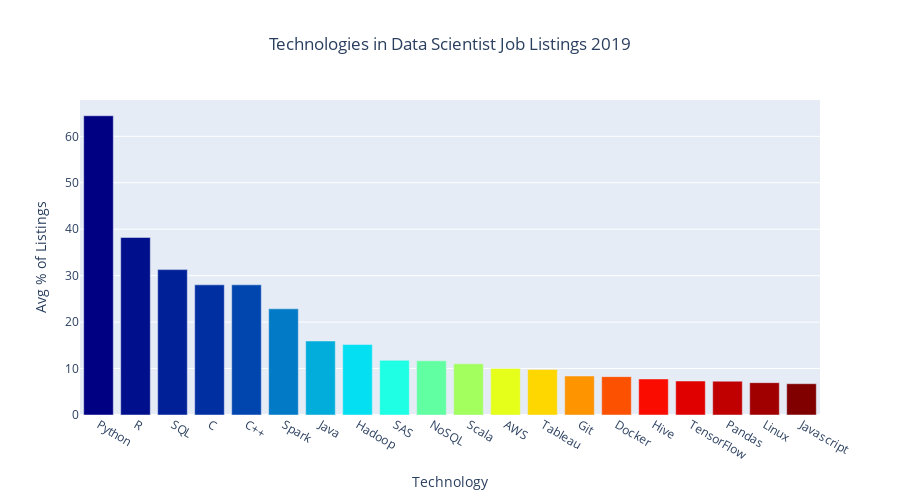

Source (notebook cell):
### Code cell
fig = go.Figure(data=data, layout=layout)
py.iplot(fig)

### Figure 1 — Plotly figure (JSON) as saved in the notebook; plotly's stock layout.template omitted (floating-point values rounded to 4 significant figures)
{"data": [{"marker": {"color": [50, 57.89, 65.79, 73.68, 81.58, 89.47, 97.37, 105.3, 113.2, 121.1, 128.9, 136.8, 144.7, 152.6, 160.5, 168.4, 176.3, 184.2, 192.1, 200], "colorscale": [[0, "rgb(0,0,131)"], [0.2, "rgb(0,60,170)"], [0.4, "rgb(5,255,255)"], [0.6, "rgb(255,255,0)"], [0.8, "rgb(250,0,0)"], [1, "rgb(128,0,0)"]]}, "type": "bar", "x": ["Python", "R", "SQL", "C", "C++", "Spark", "Java", "Hadoop", "SAS", "NoSQL", "Scala", "AWS", "Tableau", "Git", "Docker", "Hive", "TensorFlow", "Pandas", "Linux", "Javascript"], "y": [64.43, 38.23, 31.3, 28.02, 28.02, 22.86, 15.93, 15.17, 11.77, 11.67, 11.03, 10.02, 9.791, 8.398, 8.26, 7.764, 7.319, 7.28, 6.963, 6.737]}], "layout": {"height": 500, "title": {"text": "Technologies in Data Scientist Job Listings 2019", "x": 0.5}, "xaxis": {"tickmode": "linear", "title": {"text": "Technology"}}, "yaxis": {"title": {"text": "Avg % of Listings"}}}}
